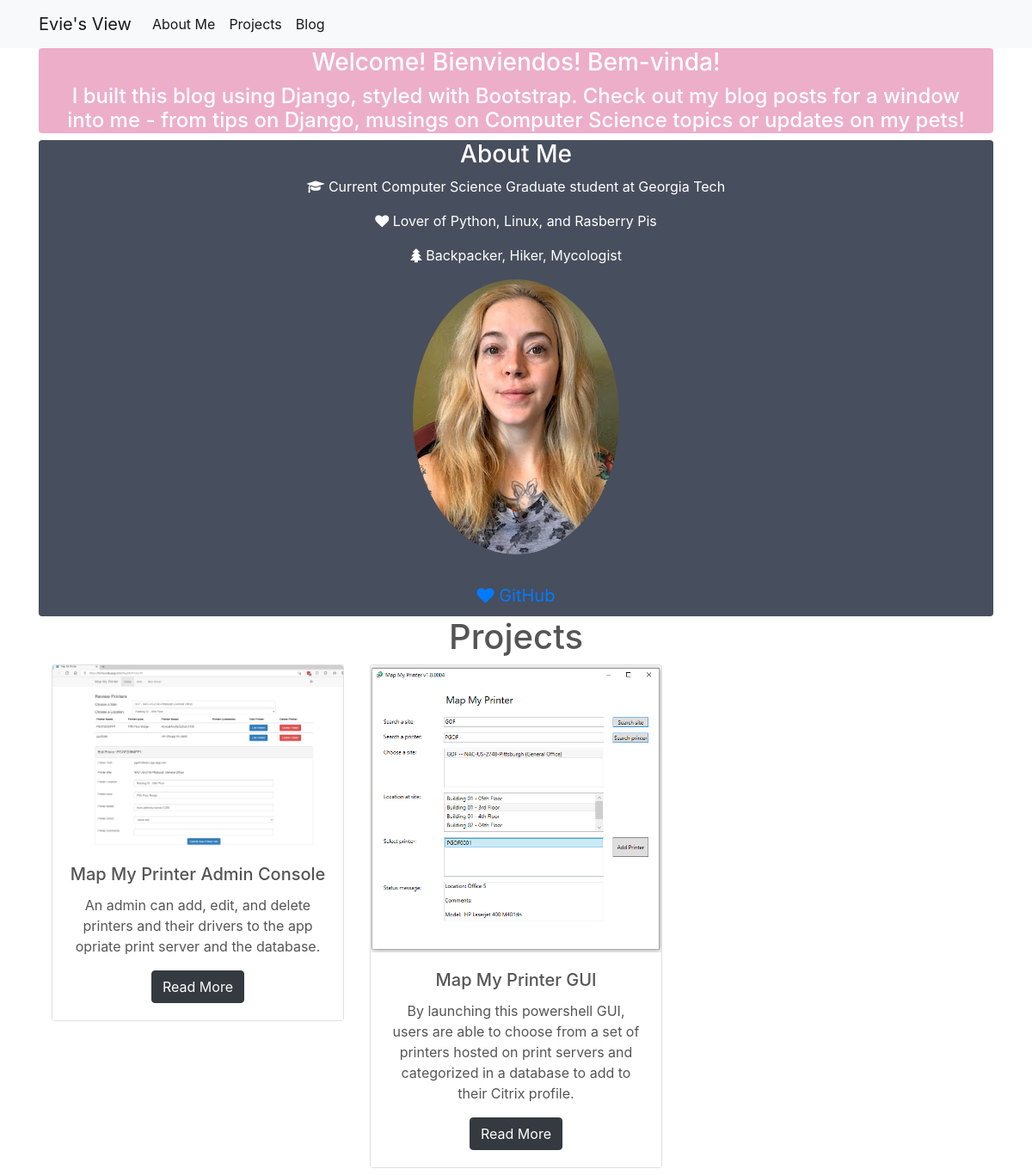
/projects/, run on the app's committed database.
### projects/models.py (models this page shows)
class Project(models.Model):
    title = models.CharField(max_length=100)
    description = models.TextField()
    technology = models.CharField(max_length=20)
    image = models.FilePathField(path="/img")
    link = models.URLField()

### projects/views.py (the view)
# urls.py: path("", views.project_index, name="project_index"),
def project_index(request):
    projects = Project.objects.all()
    context = {"projects": projects}
    return render(request, "project_index.html", context)

### projects/templates/project_index.html
{% extends "base.html" %}
{% load static %}
{% block page_content %}
<div class="container-fluid bg-1 text-center rounded col-lg-12">
    <h3>Welcome! Bienviendos! Bem-vinda! </h3>
    <h4>I built this blog using Django, styled with Bootstrap.
        Check out my blog posts for a window into me - from tips on Django, musings on Computer Science
        topics or updates on my pets! </h4>
    </div>
    <div id="about" class="rounded container-fluid bg-2 text-center">
        <h3>About Me</h3>
        <p><i class="fa fa-graduation-cap"></i> Current Computer Science Graduate student at Georgia Tech</p>
        <p><i class="fa fa-heart"></i> Lover of Python, Linux, and Rasberry Pis</p>
        <p><i class="fa fa-tree"></i> Backpacker, Hiker, Mycologist</p>
        <div class="text-center">
        <img class="rounded-circle img-responsive" style="display:inline"  src="{% static "img/pic2.jpeg" %}" alt="Evie image"/>
        </div>
        <br>
        <a href="#" class="btn btn-default btn-lg"><span class="fa fa-heart"></span> GitHub</a>
      </div>
<div class="bg-3 rounded text-center col-lg-12" id="proj"><h1>Projects</h1>
<div class="row">
{% for project in projects %}
    <div class="col-md-4">
        <div class="card mb-2">
            <img class="card-img-top" src="{% static project.image %}">
            <div class="bg-3 card-body">
                <h5 class="card-title">{{ project.title }}</h5>
                <p class="card-text">{{ project.description }}</p>
                <a href="{% url 'project_detail' project.pk %}"
                   class="btn btn-dark">
                    Read More
                </a>
            </div>
        </div>
    </div>
    {% endfor %}
</div>
</div>
{% endblock %}

### personal_portfolio/templates/base.html (shortened to what this page needs)
{% load static %}
<link rel="stylesheet" type="text/css" href="{% static 'css/style.css' %}">
<link href="https://maxcdn.bootstrapcdn.com/font-awesome/4.7.0/css/font-awesome.min.css" rel="stylesheet">
<link rel="stylesheet" href="https://stackpath.bootstrapcdn.com/bootstrap/4.1.3/css/bootstrap.min.css">
<nav class="navbar navbar-expand-lg navbar-light bg-light sticky-top">
    <div class="container">
        <a class="navbar-brand" href="{% url 'project_index' %}">Evie's View</a>
        <div class="collapse navbar-collapse" id="navbarSupportedContent">
          <ul class="navbar-nav mr-auto">
            <li class="nav-item active">
              <a class="nav-link" href="{% url 'project_index' %}#about">About Me</a>
            </li>
            <li class="nav-item active">
              <a class="nav-link" href="{% url 'project_index' %}#proj">Projects</a>
            </li>
            <li class="nav-item active">
              <a class="nav-link" href="{% url 'blog_index' %}">Blog</a>
            </li>
          </ul>
        </div>
    </div>
</nav>
<div class="container">
    {% block page_content %}{% endblock %}
</div>

### projects/static/css/style.css (style rules this page uses)
.bg-1 { background-color: #EDAECA; color: #ffffff; }
.bg-2 { background-color: #474e5d; color: #ffffff; }
.bg-3 { background-color: #ffffff; color: #555555; }
p { font-size: 16px; }

### data on the page
Project: image (picture), title "Map My Printer Admin Console", description "An admin can add, edit, and delete printers and their drivers to the app opriate print server and the database."
Project: image (picture), title "Map My Printer GUI", description "By launching this powershell GUI, users are able to choose from a set of printers hosted on print servers and categorized in a database to add to their Citrix profile."
